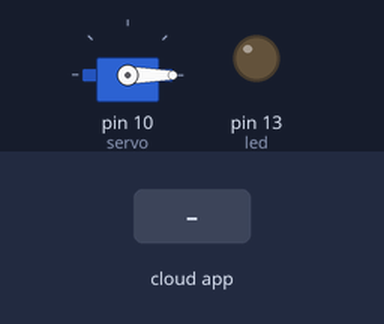
The sketch below on a simulated Arduino Uno, built with avr-gcc and run on an emulated ATmega328P. Parts: servo, output pins drawn as LEDs (lit = HIGH). The test bench sets the inputs (shaded band). The ROS host is connected and sends only what is stated.

Above: at 1.2 s.
1.3 s: the phone or cloud app sets servo to 0
At 2.4 s:
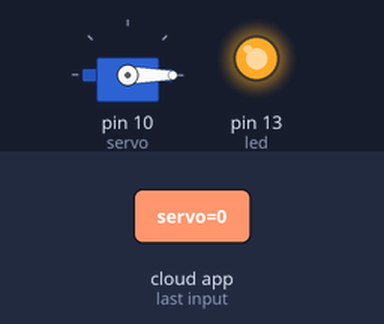
2.8 s: the phone or cloud app sets servo to 45
At 3.6 s:
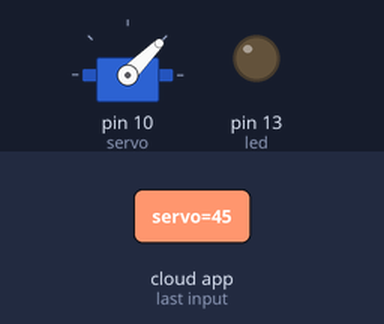
4.3 s: the phone or cloud app sets servo to 90
At 4.7 s:
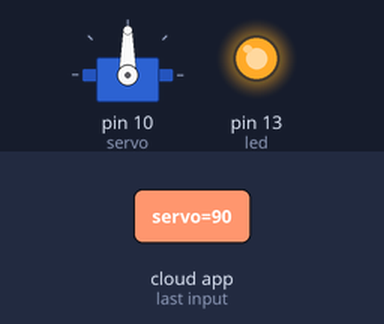
5.8 s: the phone or cloud app sets servo to 180
At 7.0 s:
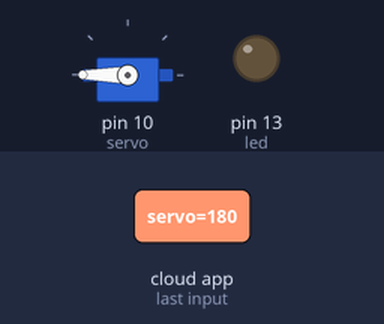
7.3 s: the phone or cloud app sets servo to 45
At 8.2 s:
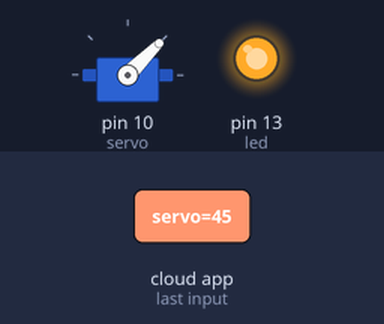
8.8 s: the phone or cloud app sets servo to 90
At 9.4 s:
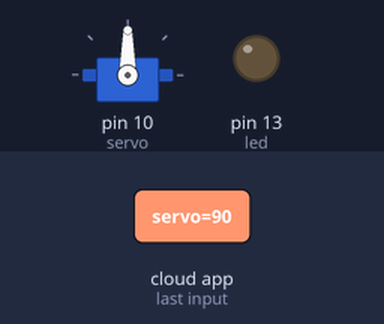
Timing chart, 0 to 11.3 s (numbered marks = the images above; inputs shaded):
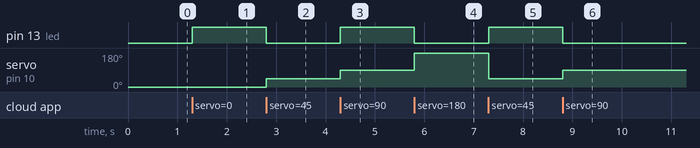

Measured:
- after the input at 1.3 s, pin 13 (led): LOW → HIGH at once
- after the input at 2.8 s, pin 13 (led): HIGH → LOW at once; servo on pin 10 (servo): 0° → 45° at once
- after the input at 4.3 s, pin 13 (led): LOW → HIGH at once; servo on pin 10 (servo): 45° → 90° at once
- after the input at 5.8 s, pin 13 (led): HIGH → LOW at once; servo on pin 10 (servo): 90° → 180° at once
- after the input at 7.3 s, pin 13 (led): LOW → HIGH at once; servo on pin 10 (servo): 180° → 45° at once
- after the input at 8.8 s, pin 13 (led): HIGH → LOW at once; servo on pin 10 (servo): 45° → 90° at once

The sketch:

ServoControl.ino
```cpp
/*
 * rosserial Servo Control Example
 *
 * This sketch demonstrates the control of hobby R/C servos
 * using ROS and the arduiono
 *
 * For the full tutorial write up, visit
 * www.ros.org/wiki/rosserial_arduino_demos
 *
 * For more information on the Arduino Servo Library
 * Checkout :
 * http://www.arduino.cc/en/Reference/Servo
 */
//96 = 0
#if (ARDUINO >= 100)
 #include <Arduino.h>
#else
 #include <WProgram.h>
#endif

#include <Servo.h>
#include <ros.h>
#include <std_msgs/UInt16.h>

ros::NodeHandle  nh;

Servo servo;

void servo_cb( const std_msgs::UInt16& cmd_msg){
  servo.write(cmd_msg.data); //set servo angle, should be from 0-180
  digitalWrite(13, HIGH-digitalRead(13));  //toggle led
}


ros::Subscriber<std_msgs::UInt16> sub("servo", servo_cb);

void setup(){
  pinMode(13, OUTPUT);

  nh.initNode();
  nh.subscribe(sub);

  servo.attach(10); //attach it to pin 9
  servo.write(0);
}

void loop(){
  nh.spinOnce();
  delay(1);
}
```
